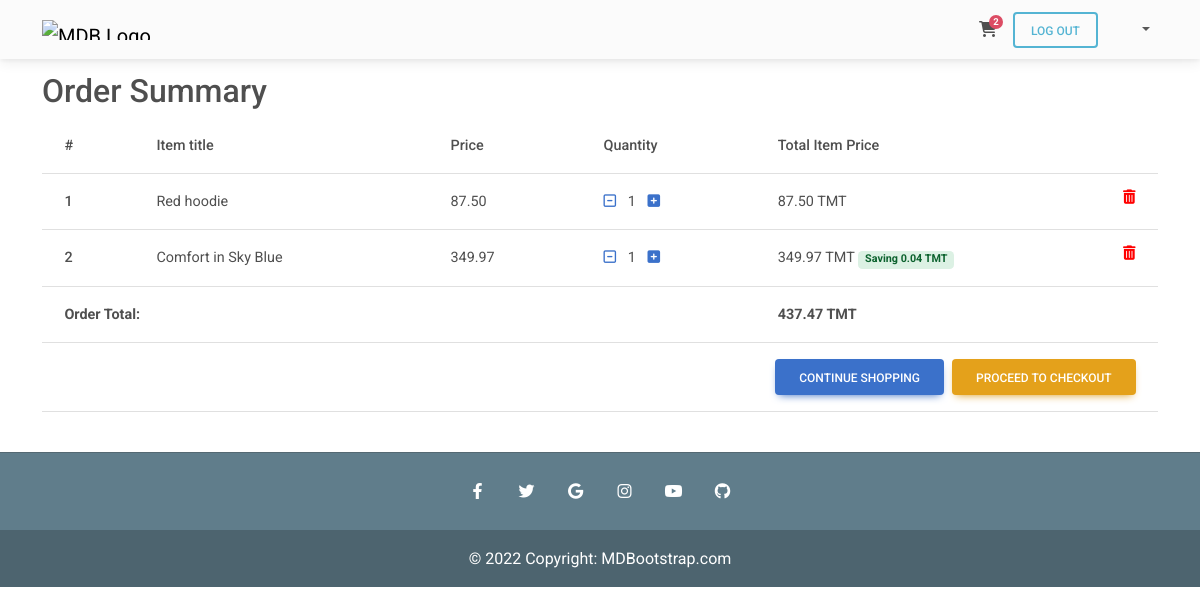
/en/order-summary/ (signed in), run on the app's committed database.
### core/models.py (models this page shows, shortened)
class Order(models.Model):
    user = models.ForeignKey(settings.AUTH_USER_MODEL, on_delete=models.CASCADE)
    ref_code = models.CharField(max_length=20)
    items = models.ManyToManyField(OrderItem, )
    start_date = models.DateTimeField(auto_now_add=True)
    ordered_date = models.DateTimeField(blank=True, null=True)
    ordered = models.BooleanField(default=False)
    billing_address = models.ForeignKey('BillingAddress', on_delete=models.SET_NULL, blank=True,null=True)
    total_amount = models.FloatField(default=0)
    coupon = models.ForeignKey("Coupon", on_delete=models.SET_NULL, blank=True, null=True)
    being_delivered = models.BooleanField(default=False)
    received = models.BooleanField(default=False)
    refund_requested = models.BooleanField(default=False)
    refund_granted = models.BooleanField(default=False)
    def get_total(self):
        total = 0
        for order_item in self.items.all():
            total += order_item.get_total_price()
        return total

class OrderItem(models.Model):
    user = models.ForeignKey(settings.AUTH_USER_MODEL,
                             on_delete=models.CASCADE)
    ordered = models.BooleanField(default=False)
    item = models.ForeignKey(Item, on_delete=models.CASCADE)
    quantity = models.IntegerField(default=1)
    def get_total_price(self):
        if self.item.discount_price:
            return self.quantity * self.item.discount_price
        else:
            return self.quantity * self.item.price
    def get_amount_saved(self):
        if self.item.discount_price:
            return self.quantity*(self.item.price-self.item.discount_price)
        else:
            return 0

class Item(models.Model):
    title = models.CharField(max_length=100)
    price = models.FloatField()
    discount_price = models.FloatField(blank=True, null=True)
    category = models.CharField(choices=CATEGORY_CHOICES, max_length=2, default='S')
    label = models.CharField(choices=LABEL_CHOICES, max_length=2, default='P')
    slug = models.SlugField()
    description = models.TextField()
    image = models.ImageField()
    def get_remove_from_cart_url(self):
        return reverse("core:remove_from_cart", kwargs={
            'slug': self.slug
        })
    def get_adjust_quantity_url(self):
        return reverse("core:adjust_quantity", kwargs={
            'slug':self.slug
        })
    def get_decrease_quantity_url(self):
        return reverse("core:decrease_quantity", kwargs={
            'slug':self.slug
        })

### core/views.py (the view)
# urls.py: path('order-summary/', OrderSummary.as_view(), name='order_summary'),
class OrderSummary(LoginRequiredMixin, generic.View):
    def get(self, *args, **kwargs):
        try:
            order = Order.objects.get(user=self.request.user, ordered=False)
            context = {
                'object': order
            }
            return render(self.request, 'order_summary.html', context=context)
        except ObjectDoesNotExist:
            messages.error(self.request, _("You do not have an active order"))
            return redirect('core:home')

### core/templatetags/cart_template_tags.py (called while the page is built)
@register.filter
def cart_item_count(user):
    if user.is_authenticated:
        qs = Order.objects.filter(user=user, ordered=False)
        if qs.exists():
            return qs[0].items.count()
    return 0

@register.filter
def get_country(country_code):
    country = ''
    if country_code == 'en':
        country = 'united-kingdom'
    elif country_code == 'tk':
        country = 'turkmenistan'
    else:
        country = 'russia'
    return country

@register.filter
def multiply(a):
    b = a*3.5
    return b

### templates/order_summary.html (shortened to what this page needs)
{% extends 'base.html' %}
{% load static %}
{% load i18n %}
{% load cart_template_tags %}
{% block content %}
<main>
<div class="container">
    <h2>{% trans 'Order Summary' %}</h2>
    <div class="table-responsive text-nowrap">
      <table class="table">
          <thead>
              <tr>
                <th scope="col">#</th>
                <th scope="col">{% trans 'Item title' %}</th>
                <th scope="col">{% trans 'Price' %}</th>
                <th scope="col">{% trans 'Quantity' %}</th>
                <th scope="col">{% trans 'Total Item Price' %}</th>
              </tr>
          </thead>
          <tbody>
            {% for order_item in object.items.all %}
            	<tr>
                    <th scope="row">{{ forloop.counter }}</th>
                    <td>{{ order_item.item.title }}</td>
                    <td>{% if order_item.item.discount_price %}{{ order_item.item.discount_price|multiply|floatformat:2 }}{% else %}{{ order_item.item.price|multiply|floatformat:2 }}{% endif %} </td>
                    <td>
                        <a href="{{ order_item.item.get_decrease_quantity_url }}"><i class="far fa-square-minus me-2"></i></a>
                        {{ order_item.quantity }}
                        <a href="{{ order_item.item.get_adjust_quantity_url }}"><i class="fas fa-square-plus ms-2"></i></a>
                    </td>
                    <td>
                        {{ order_item.get_total_price|multiply|floatformat:2 }} TMT
                        {% if order_item.item.discount_price %}
                            <span class="badge badge-success"> Saving {{ order_item.get_amount_saved|multiply|floatformat:2 }} TMT</span>
                        {% endif %}
                    <a href="{{ order_item.item.get_remove_from_cart_url }}">
                        <i style="color:red;" class="fas fa-trash-can float-end"></i>
                    </a>
                    </td>
                </tr>
            {% endfor %}
            {% if object.get_total %}
                 <tr>
                    <td colspan="4"><b>{% trans 'Order Total:' %}</b></td>
                    <td><b>{{ object.get_total|multiply|floatformat:2 }} TMT</b></td>
                </tr>
                <tr>
                    <td colspan="5">
                        <a href="{% url 'core:checkout' %}" class="btn btn-warning float-end ms-2">{% trans 'Proceed to Checkout' %}</a>
                        <a href="{% url 'core:home' %}" class="btn btn-primary float-end ">{% trans 'Continue Shopping' %}</a>
                    </td>
                </tr>
            {% endif %}
          </tbody>
      </table>
    </div>
</div>
</main>
{% endblock %}

### templates/navbar.html (shortened to what this page needs)
{% load cart_template_tags %}
{% load i18n %}
<nav class="navbar fixed-top navbar-expand-lg navbar-light bg-body-tertiary">
  <div class="container">
    <div class="collapse navbar-collapse" id="navbarSupportedContent">
      <a class="navbar-brand mt-2 mt-sm-0" href="{% url 'core:home' %}">
        <img
          src="https://mdbcdn.b-cdn.net/img/logo/mdb-transaprent-noshadows.webp"
          height="20"
          alt="MDB Logo"
          loading="lazy"
        />
      </a>
    </div>
    <div class="d-flex align-items-center">
        {% if user.is_authenticated %}
            <a class="nav-link me-3" href="{% url 'core:order_summary' %}">
                <i class="fas fa-shopping-cart"></i>
                <span class="badge rounded-pill badge-notification bg-danger">{{ request.user|cart_item_count }}</span>
            </a>
            <a data-mdb-ripple-init href="{% url 'account_logout' %}"  class="btn btn-outline-info px-3 me-2">{% trans 'Log out' %}</a>
        {% else %}
            <a data-mdb-ripple-init href="{% url 'account_login' %}"  class="btn btn-info px-3 me-2">{% trans 'Log In' %}</a>
            <a data-mdb-ripple-init href="{% url 'account_signup' %}"  class="btn btn-outline-info">{% trans 'Sign Up' %}</a>
        {% endif %}
        <ul class="navbar-nav ms-2">
        {% get_current_language as LANGUAGE_CODE %}
        <li class="nav-item dropdown">
            <a
              data-mdb-dropdown-init
              class="nav-link dropdown-toggle"
              href="#"
              id="navbarDropdown"
              role="button"
              aria-expanded="false"
            ><i class="flag-{{LANGUAGE_CODE|get_country}} flag m-0"></i></a>
      </li>
        </ul>
    </div>
  </div>
</nav>

### data on the page
OrderItem: item "Red hoodie", item.price|multiply "87.50", quantity "1", get_total_price|multiply "87.50"
OrderItem: item "Comfort in Sky Blue", item.discount_price|multiply "349.97", quantity "1", get_total_price|multiply "349.97", get_amount_saved|multiply "0.04"
Order: get_total|multiply "437.47"

### other printed values
{{ request.user|cart_item_count }} "2"
